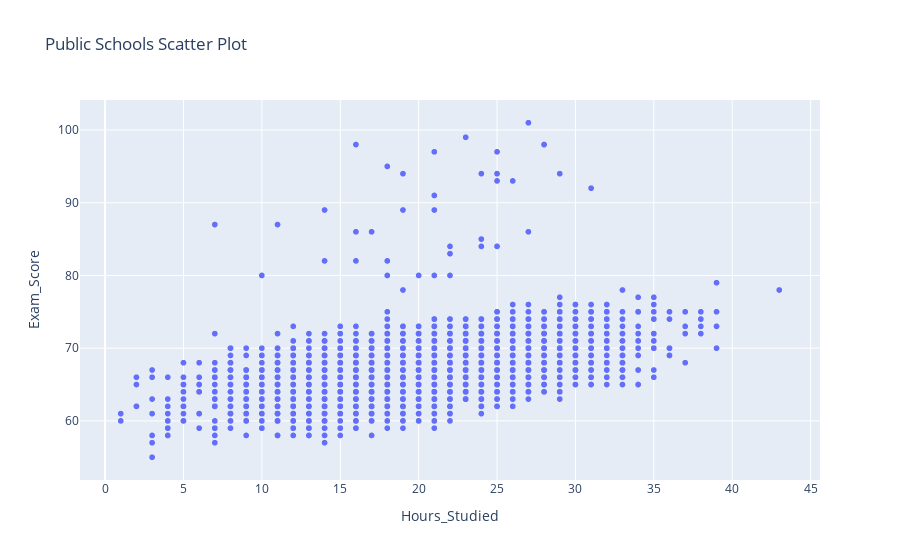
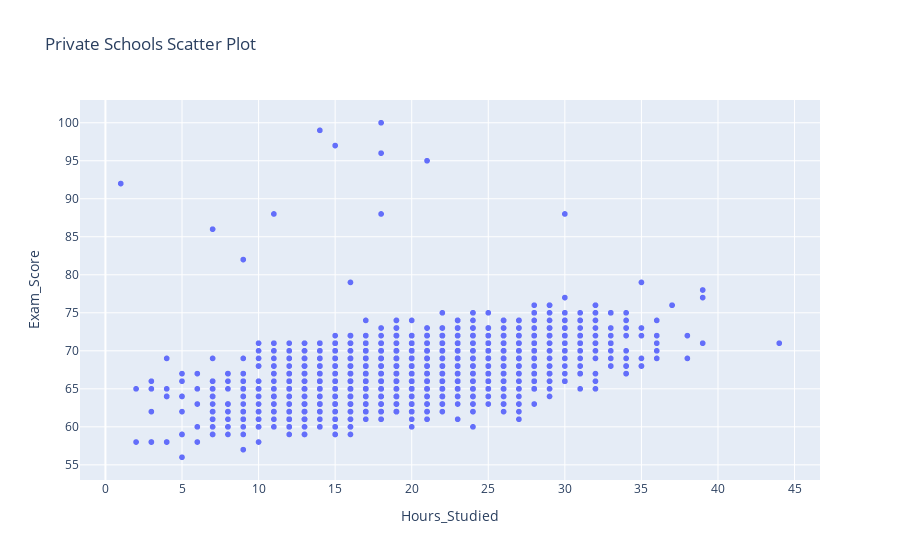

Notebook code cell kept with these figures, in order:
### Code cell
public_schools = dataset[dataset['School_Type'] == 'Public']
private_schools = dataset[dataset['School_Type'] == 'Private']

# Create interactive scatter plots
fig1 = px.scatter(public_schools, x='Hours_Studied', y='Exam_Score', title='Public Schools Scatter Plot')
fig2 = px.scatter(private_schools, x='Hours_Studied', y='Exam_Score', title='Private Schools Scatter Plot')

# Show the plots
fig1.show()
fig2.show()

### Figure 1 — Plotly figure (JSON) as saved in the notebook; plotly's stock layout.template omitted (floating-point values rounded to 4 significant figures; data arrays with more than 128 entries replaced by an {"elided": "..."} marker saying what was removed)
{"data": [{"hovertemplate": "Hours_Studied=%{x}<br>Exam_Score=%{y}<extra></extra>", "legendgroup": "", "marker": {"color": "#636efa", "symbol": "circle"}, "mode": "markers", "name": "", "showlegend": false, "type": "scattergl", "x": {"elided": "4598 int values"}, "xaxis": "x", "y": {"elided": "4598 int values"}, "yaxis": "y"}], "layout": {"legend": {"tracegroupgap": 0}, "title": {"text": "Public Schools Scatter Plot"}, "xaxis": {"anchor": "y", "domain": [0, 1], "title": {"text": "Hours_Studied"}}, "yaxis": {"anchor": "x", "domain": [0, 1], "title": {"text": "Exam_Score"}}}}

### Figure 2 — Plotly figure (JSON) as saved in the notebook; plotly's stock layout.template omitted (floating-point values rounded to 4 significant figures; data arrays with more than 128 entries replaced by an {"elided": "..."} marker saying what was removed)
{"data": [{"hovertemplate": "Hours_Studied=%{x}<br>Exam_Score=%{y}<extra></extra>", "legendgroup": "", "marker": {"color": "#636efa", "symbol": "circle"}, "mode": "markers", "name": "", "showlegend": false, "type": "scattergl", "x": {"elided": "2009 int values"}, "xaxis": "x", "y": {"elided": "2009 int values"}, "yaxis": "y"}], "layout": {"legend": {"tracegroupgap": 0}, "title": {"text": "Private Schools Scatter Plot"}, "xaxis": {"anchor": "y", "domain": [0, 1], "title": {"text": "Hours_Studied"}}, "yaxis": {"anchor": "x", "domain": [0, 1], "title": {"text": "Exam_Score"}}}}
